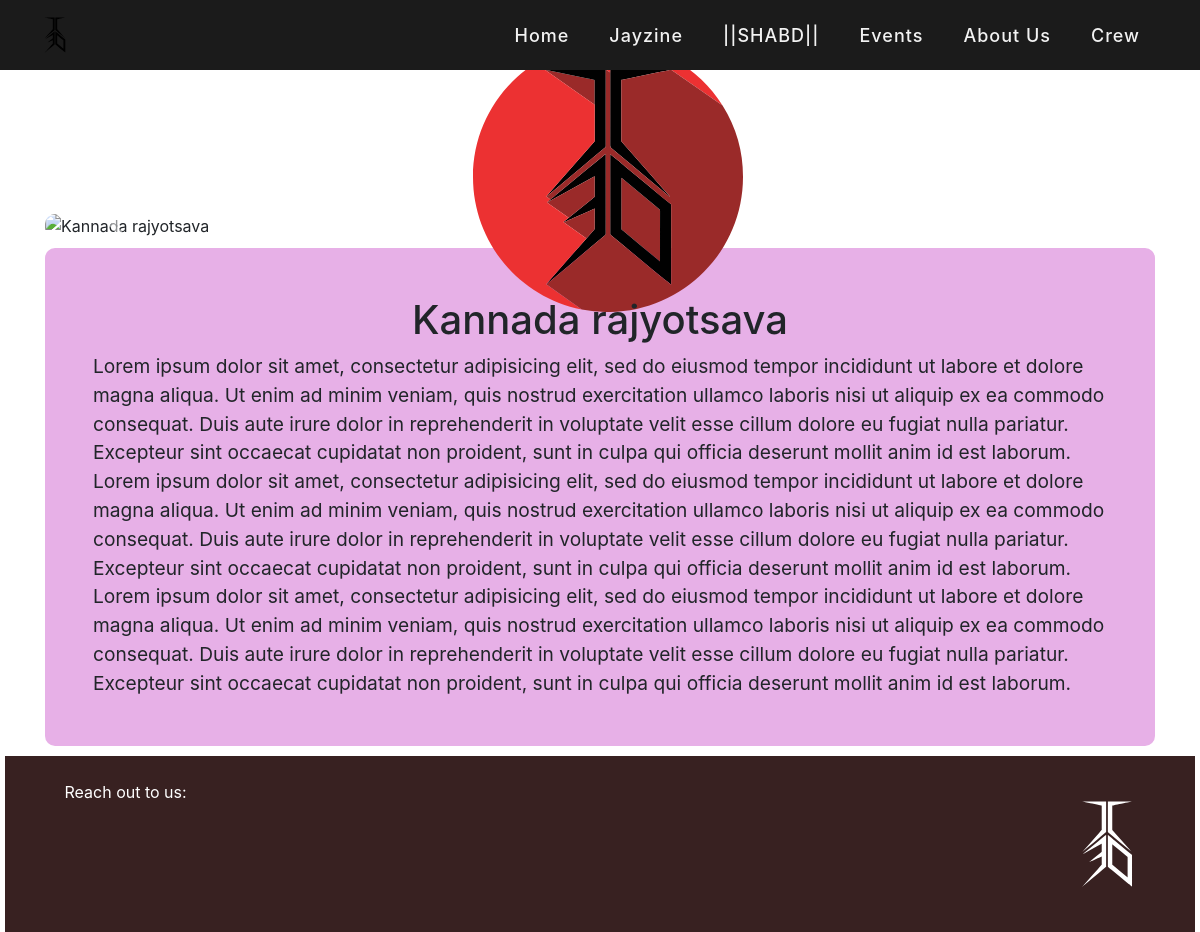
The app's page /events/2/ with its own data.
### EdWebApp/models.py (models this page shows, shortened)
class event(models.Model):
    title = models.CharField(max_length=200)
    description = models.TextField()
    preview_image = CloudinaryField("Image", overwrite=True, resource_type="image", use_filename=True, unique_filename=True,
    transformation={"quality": 'auto:low', 'height': 400, 'crop': "scale"},
    format="jpeg",)

### EdWebApp/views.py (the view)
# urls.py: path('events/<int:id>/',views.event_info_view, name="event_info_view"),
def event_info_view(request, id):
    events = get_object_or_404(event, pk=id)
    photos = eventimage.objects.filter(event=events)
    context= {
        'events':events,
        'photos':photos
    }
    return render(request, 'EdWebApp/event_info.html', context)

### EdWebApp/templates/EdWebApp/event_info.html (shortened to what this page needs)
{% extends 'EdWebApp/base.html' %}
{% load static %}
{% block stylesheets %}
<link rel="stylesheet" type="text/css" href="{% static 'EdWebApp/CSSFiles/event_info.css' %}">
{% endblock %}
{% block main %}
<div class="container pt-5 mt-5">
    <div class="row mt-5">
        <div id="carouselExampleControls" class="carousel slide poster col-md-12" data-ride="carousel">
            <div class="carousel-inner">
              {% for photo in photos %}
              <div class="carousel-item {{forloop.counter}} {% if forloop.first %} active {% endif %}">
              </div>
              {% endfor %}
            </div>
            <a class="carousel-control-prev" href="#carouselExampleControls" role="button" data-slide="prev">
              <span class="carousel-control-prev-icon" aria-hidden="true"></span>
            </a>
            <a class="carousel-control-next" href="#carouselExampleControls" role="button" data-slide="next">
              <span class="carousel-control-next-icon" aria-hidden="true"></span>
            </a>
			  </div>
		</div>
		<div class="row">
			<div class="logo col-5 col-sm-4 col-md-3">
				<img src="{% static 'EdWebApp/images/logo.svg' %}">
			</div>
		<div>
		<div class="row">
			<div class="content px-5 py-5">
        <div class="col-md-12 text-center">
          <h1>{{events.title}}</h1>
        </div>
				{{events.description}}
			</div>
		</div>
  </div>
{% endblock %}

### EdWebApp/templates/EdWebApp/base.html (shortened to what this page needs)
{% load static %}
<!DOCTYPE html>
<html lang="en">
<head>
  <link rel="stylesheet" href="https://stackpath.bootstrapcdn.com/bootstrap/4.5.2/css/bootstrap.min.css"
>
  <link href="https://cdn.rawgit.com/michalsnik/aos/2.1.1/dist/aos.css" rel="stylesheet">
  <link rel="stylesheet" href="{% static 'EdWebApp/CSSFiles/header.css' %}">
  {% block stylesheets %}
  {% endblock %}
</head>
<body>
  {% include 'EdWebApp/header.html' %}
  <main>
  {% block main %}
  {% endblock %}
  </main>
  {% include 'EdWebApp/footer.html' %}
</body>
</html>

### EdWebApp/templates/EdWebApp/header.html (shortened to what this page needs)
{% load static %}
<header>
  <nav id="navbar">
    <div class="logos">
      <a href="{% url 'EdWebApp:home' %}"><img src="{% static 'EdWebApp/images/logo_2.svg' %}" style="height: 60px; width: 70px;"></a>
    </div>
    <ul>
      <li><a class="{{ home }}" href="{% url 'EdWebApp:home' %}">Home</a></li>
      <li><a href="">Jayzine</a></li>
      <li><a class="{{ shabd }}" href="{% url 'EdWebApp:shabd_info' %}">||SHABD||</a></li>
      <li><a class="{{ event }}" href="{% url 'EdWebApp:event_view' %}">Events</a></li>
      <li><a class="{{ about }}" href="{% url 'EdWebApp:about' %}">About Us</a></li>
      <li><a class="{{ crew }}" href="{% url 'EdWebApp:crew' %}">Crew</a></li>
    </ul>
  </nav>
</header>

### EdWebApp/templates/EdWebApp/footer.html (shortened to what this page needs)
{% load static %}
<footer>
	<a href="#one" id="top-taker" class="top" >
		<img class="filter-white" src="{% static 'EdWebApp/images/logo_2.svg' %}">
	</a>
	<p>Reach out to us:</p>
	<a href="https://www.instagram.com/the.edboard/" target="_blank">
	</a>
	<a href="https://www.facebook.com/the.edboard" target="_blank">
	</a>
	<a href="https://www.facebook.com/the.edboard" target="_blank">
	</a>
</footer>

### EdWebApp/static/EdWebApp/CSSFiles/header.css (style rules this page uses)
header { position: fixed; width: 100%; top: 0; left: 0; z-index: 100; }
main { position: relative; top: calc(30px + 5vh); }
nav { display: flex; height: calc(30px + 5vh); min-height: 30px; width: 100%; background: #1b1b1b; align-items: center; justify-content: space-between; padding: 0 30px 0 20px; }
nav ul { height: 10vh; display: flex; margin: 0; padding:0; align-items: center; flex-wrap: wrap; list-style: none; }
nav ul li { margin: 0.5vh 5px; align-items: center; }
nav ul li a { color: #f2f2f2; font-size: 18px; font-weight: 500; padding: 0.7vh 15px; border-radius: 5px; letter-spacing: 1px; transition: all 0.3s ease; }
@media (max-width: 1500px) { nav { padding: 0 40px 0 20px; } }
@media (max-width: 1500px) { nav ul { margin: 0px; padding: 0px; align-items: center; } }
@media (max-width: 1500px) { footer { background-color: rgb(56, 33, 33); color:white; height: 22vh; padding-left: 5%; position: relative; top: calc(30px + 5vh); } }
@media (max-width: 1500px) { footer a, footer a:visited { text-decoration: none; color:white; padding-right:5% ; display: inline; } }
@media (max-width: 1500px) { .filter-white { filter: invert(100%) sepia(3%) saturate(14%) hue-rotate(360deg) brightness(103%) contrast(105%); height: 100%; float: right; padding:15px; } }
@media (max-width: 1500px) { footer a img { padding-right: -5%; } }

### EdWebApp/static/EdWebApp/CSSFiles/event_info.css (style rules this page uses)
body { margin: 5px; }
.content { background-color: rgb(231, 176, 231); border-radius:10px; margin: 10px 30px; padding-left: 15px; padding-right: 15px; padding-top: 8%; font-size: 1.2em; }
.poster { margin: auto; position: relative; top: 0; left: 0; }
.logo { margin: auto; }
.logo img { position: absolute; top: -18vw ; }
@media screen and (min-width:576px) { .logo img { top: -15vh ; } }
@media screen and (min-width:993px) { .logo img { top: -21vh ; } }

### records on screen
event: title "Kannada rajyotsava", description "Lorem ipsum dolor sit amet, consectetur adipisicing elit, sed do eiusmod tempor incididunt ut labore et dolore magna aliqua. Ut enim ad minim veniam, quis nostrud exercitation ullamco laboris nisi ut aliquip ex ea commodo consequat. Duis aute irure dolor in reprehenderit in voluptate velit esse cillum dolore eu fugiat nulla pariatur. Excepteur sint occaecat cupidatat non proident, sunt in culpa qui officia deserunt mollit anim id est laborum. Lorem ipsum dolor sit amet, consectetur adipisicing elit, sed do eiusmod tempor incididunt ut labore et dolore magna aliqua. Ut enim ad minim veniam, quis nostrud exercitation ullamco laboris nisi ut aliquip ex ea commodo consequat. Duis aute irure…"
